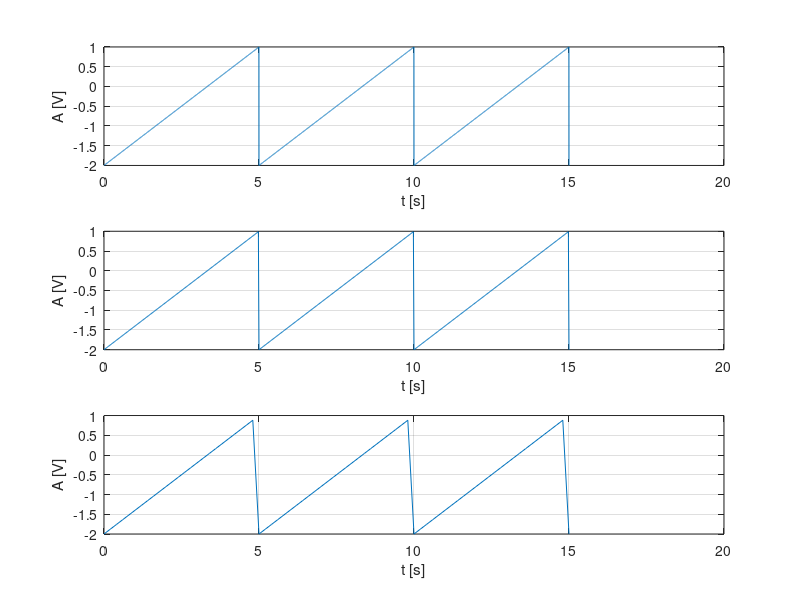

Recreate this plot in MATLAB.
%rezolutie temporara de 2 ms
t=0:0.002:15;   %vom afisa 3 perioade
x=1.5*sawtooth(2*pi*0.2*t)-0.5; %pentru a avea A+=1 si A-=-2
                                 %luam nivel=0.5->c.c. (media/2)
                                 %amplitudine/procent =pk2pk/2=1,5
subplot(3,1,1) %am folosit functia subplot pentru a avea toate graficele intr-o pagina
plot(t,x),grid,xlabel('t [s]'),ylabel('A [V]')

%rezolutie temporara de 20 ms
t=0:0.02:15;   %vom afisa 3 perioade
x=1.5*sawtooth(2*pi*0.2*t)-0.5;
subplot(3,1,2)
plot(t,x),grid,xlabel('t [s]'),ylabel('A [V]')


%rezolutie temporara de 200 ms
t=0:0.2:15;   %vom afisa 3 perioade
x=1.5*sawtooth(2*pi*0.2*t)-0.5;
subplot(3,1,3)
plot(t,x),grid,xlabel('t [s]'),ylabel('A [V]')
